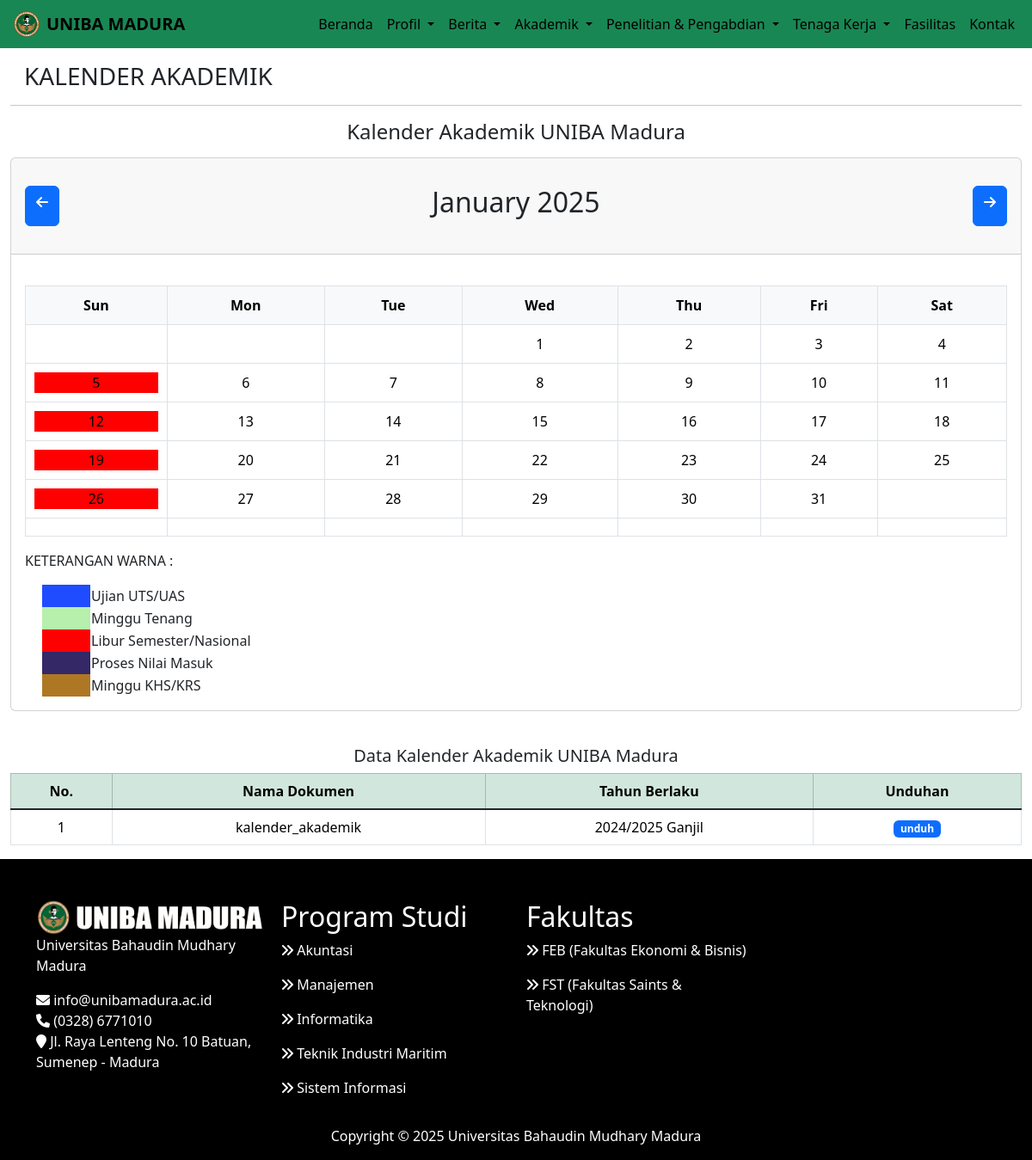
The app's page /frontend/kalender.php with its own data.
### tables this page shows
CREATE TABLE `kalender` (
  `id` int(11) NOT NULL,
  `semester` enum('Ganjil','Genap') NOT NULL,
  `mulai` varchar(45) NOT NULL,
  `sampai` varchar(45) NOT NULL,
  `file` text NOT NULL
);

### controller/kalender_control.php (called while the page is built, shortened)
<?php
include('../db/koneksi.php');
$bulan = isset($_GET['bulan']) ? (int)$_GET['bulan'] : date('m');
$tahun = isset($_GET['tahun']) ? (int)$_GET['tahun'] : date('Y');
$jumlah_hari = cal_days_in_month(CAL_GREGORIAN, $bulan, $tahun);
$nama_bulan = date('F', mktime(0, 0, 0, $bulan, 1, $tahun));
$hari_pertama = date('w', mktime(0, 0, 0, $bulan, 1, $tahun));
$nama_hari = ['Sun', 'Mon', 'Tue', 'Wed', 'Thu', 'Fri', 'Sat'];
$judul = "SELECT * FROM kalender";
$kalender = $conn->query($judul);
?>

### frontend/kalender.php (the view, shortened to what this page needs)
<?php
include('../controller/kalender_control.php');
include('../template/header.php');
?>
<div class="container-fluid m-0">
    <div class="content">
        <div class="row">
            <div class="col-md-12">
                <h3 class="m-3 text-bold">KALENDER AKADEMIK</h3>
                <hr>
                <?php if(mysqli_num_rows($kalender) == 0) { ?>
                    <div class="w-100">
                        <h1 class="d-flex justify-content-center align-items-center">Belum ada kalender terbaru saat ini</h1>
                    </div>
                <?php } else { ?>
                <h4 class="text-center">Kalender Akademik UNIBA Madura</h4>
                <div class="d-flex justify-content-center mb-3 mt-3">
                    <div class="card w-100">
                        <div class="card-header">
                            <div class="mt-4 mb-4 d-flex justify-content-center">
                                <a href="?bulan=<?php echo $bulan == 1 ? 12 : $bulan - 1; ?>&tahun=<?php echo $bulan == 1 ? $tahun - 1 : $tahun; ?>" class="btn btn-primary mr-auto">
                                    <i class="fa fa-arrow-left"></i>
                                </a>
                                <h2 class="text-center"><?php echo $nama_bulan . ' ' . $tahun; ?></h2>
                                <a href="?bulan=<?php echo $bulan == 12 ? 1 : $bulan + 1; ?>&tahun=<?php echo $bulan == 12 ? $tahun + 1 : $tahun; ?>" class="btn btn-primary ml-auto">
                                    <i class="fa fa-arrow-right"></i>
                                </a>
                            </div>
                        </div>
                        <div class="card-body">
                            <table class="table table-bordered calendar w-100">
                                <thead>
                                    <tr>
                                        <?php foreach ($nama_hari as $hari): ?>
                                            <th><?php echo $hari; ?></th>
                                        <?php endforeach; ?>
                                    </tr>
                                </thead>
                                <tbody>
                                    <?php
                                    $hari_ke = 1;
                                    for ($i = 0; $i < 6; $i++) { ?>
                                    <tr>
                                        <?php for ($j = 0; $j < 7; $j++) {
                                            if ($i == 0 && $j < $hari_pertama) { ?>
                                                <td></td>
                                            <?php } else {
                                                if ($hari_ke <= $jumlah_hari) {
                                                    $current_date = "$tahun-" . str_pad($bulan, 2, '0', STR_PAD_LEFT) . "-" . str_pad($hari_ke, 2, '0', STR_PAD_LEFT);
                                                    echo "<td>"; ?>
                                                    <?php   if ($j == 0) { ?>
                                                        <div class="venom-1"><?= $hari_ke ?></div>
                                                    <?php
                                                    } else {
                                                        echo "<div>" . $hari_ke . "</div>";
                                                    }
                                                    echo "</td>";
                                                    $hari_ke++;
                                                } else {
                                                    echo '<td></td>';
                                                }
                                            }
                                        }
                                        ?>
                                    </tr>
                                    <?php } ?>
                                </tbody>
                            </table>
                            <div class="mt-3">
                                <p>KETERANGAN WARNA :</p>
                                <div style="margin-left: 20px;">
                                    <table width="50%">
                                        <tr style="margin: 5px;">
                                            <td style="margin: 5px;" width="10%" class="venom-2"></td>
                                            <td>Ujian UTS/UAS</td>
                                        </tr>
                                        <tr style="margin: 5px;">
                                            <td style="margin: 5px;" width="10%" class="venom-3"></td>
                                            <td>Minggu Tenang</td>
                                        </tr>
                                        <tr style="margin: 5px;">
                                            <td style="margin: 5px;" width="10%" class="venom-1"></td>
                                            <td>Libur Semester/Nasional</td>
                                        </tr>
                                        <tr style="margin: 5px;">
                                            <td style="margin: 5px;" width="10%" class="venom-4"></td>
                                            <td>Proses Nilai Masuk</td>
                                        </tr>
                                        <tr style="margin: 5px;">
                                            <td style="margin: 5px;" width="10%" class="venom-5"></td>
                                            <td>Minggu KHS/KRS</td>
                                        </tr>
                                    </table>
                                </div>
                            </div>
                        </div>
                    </div>
                </div>
                <?php } ?>
            </div>
        </div>
    </div>
    <h5 class="mb-2 mt-4 text-center">Data Kalender Akademik UNIBA Madura</h5>
    <table class="table table-bordered">
        <thead class="table-success">
            <tr style="text-align: center; vertical-align: middle;">
            <th scope="col" width="10%">No.</th>
            <th scope="col">Nama Dokumen</th>
            <th scope="col">Tahun Berlaku</th>
            <th scope="col">Unduhan</th>
            </tr>
        </thead>
        <tbody class="table-group-divider">
            <?php
                $no = 1;
            while ($x = mysqli_fetch_array($kalender)) {
                $file_name = $x['file'];
                $file_info = pathinfo($file_name);
                $nama_file = $file_info['filename'];
            ?>
            <tr style="text-align: center; vertical-align: middle;">
            <td><?= $no++ ?></td>
            <td><?= $nama_file ?></td>
            <td><?= $x['mulai'] ?>/<?= $x['sampai'] ?> <?= $x['semester'] ?></td>
            <td><a href="../fileKalender/<?= $x['file'] ?>" target="_blank"><span class="badge text-bg-primary">unduh</span></a></td>
            </tr>
            <?php }
            ?>
        </tbody>
    </table>
</div>
<?php
include('../template/footer.php');
?>

### asset/css/style.css (style rules this page uses)
.card { width: 250px; }

### asset/css/kalender.css (style rules this page uses)
.calendar { margin-top: 20px; }
.calendar th, .calendar td { text-align: center; padding: 10px; }
.calendar th { background-color: #f8f9fa; }
.calendar td { cursor: pointer; }
.venom-1 { background-color: red; margin: 0; padding: 0; }
.venom-2 { background-color:rgb(31, 76, 254); margin: 0; padding: 0; }
.venom-3 { background-color:rgb(183, 239, 172); margin: 0; padding: 0; }
.venom-4 { background-color:rgb(52, 40, 103); margin: 0; padding: 0; }
.venom-5 { background-color:rgb(174, 119, 36); margin: 0; padding: 0; }
.mr-auto { margin-right: auto; }
.ml-auto { margin-left: auto; }

### records on screen
kalender: file "kalender_akademik", mulai "2024", sampai "2025", semester "Ganjil"

### other values on screen
$nama_bulan "January"
$tahun "2025"
$hari "Sun"
$hari "Mon"
$hari "Tue"
$hari "Wed"
$hari "Thu"
$hari "Fri"
$hari "Sat"
